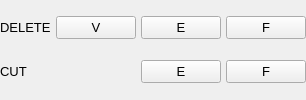
	<widget class="QWidget" name="panelEdit">
	  <property name="sizePolicy">
	    <sizepolicy hsizetype="Expanding" vsizetype="Fixed">
	      <horstretch>0</horstretch>
	      <verstretch>0</verstretch>
	    </sizepolicy>
	  </property>
	  <property name="visible">
	    <bool>false</bool>
	  </property>

	  <layout class="QGridLayout" name="panelEditGridLayout">
	    <property name="leftMargin">
	      <number>0</number>
	    </property>
	    <property name="topMargin">
	      <number>0</number>
	    </property>
	    <property name="rightMargin">
	      <number>0</number>
	    </property>
	    <property name="bottomMargin">
	      <number>0</number>
	    </property>
	    <property name="spacing">
	      <number>5</number>
	    </property>

	    <item row="0" column="0">
	      <widget class="QLabel" name="labelDelete">
		<property name="sizePolicy">
		  <sizepolicy hsizetype="Expanding" vsizetype="Fixed">
		    <horstretch>1</horstretch>
		    <verstretch>0</verstretch>
		  </sizepolicy>
		</property>
		<property name="minimumSize">
		  <size>
		    <width>50</width>
		    <height>22</height>
		  </size>
		</property>
		<property name="maximumSize">
		  <size>
		    <width>10000</width>
		    <height>22</height>
		  </size>
		</property>
		<property name="alignment">
		  <set>Qt::AlignLeft|Qt::AlignVCenter</set>
		</property>
		<property name="margin">
		  <number>5</number>
		</property>
		<property name="text">
		  <string>DELETE</string>
		</property>
		<property name="font">
		  <font>
		    <pointsize>10</pointsize>
		  </font>
		</property>
	      </widget> <!-- "labelDelete" -->
	    </item>

	    <item row="0" column="1">
	      <widget class="QPushButton" name="buttonDeleteVertices">
		<property name="sizePolicy">
		  <sizepolicy hsizetype="Expanding" vsizetype="Fixed">
		    <horstretch>1</horstretch>
		    <verstretch>0</verstretch>
		  </sizepolicy>
		</property>	
		<property name="text">
		  <string>V</string>
		</property>
		<property name="font">
		  <font>
		    <pointsize>10</pointsize>
		  </font>
		</property>
	      </widget>
	    </item>

	    <item row="0" column="2">
	      <widget class="QPushButton" name="buttonDeleteEdges">
		<property name="sizePolicy">
		  <sizepolicy hsizetype="Expanding" vsizetype="Fixed">
		    <horstretch>1</horstretch>
		    <verstretch>0</verstretch>
		  </sizepolicy>
		</property>	
		<property name="text">
		  <string>E</string>
		</property>
		<property name="font">
		  <font>
		    <pointsize>10</pointsize>
		  </font>
		</property>
	      </widget>
	    </item>

	    <item row="0" column="3">
	      <widget class="QPushButton" name="buttonDeleteFaces">
		<property name="sizePolicy">
		  <sizepolicy hsizetype="Expanding" vsizetype="Fixed">
		    <horstretch>1</horstretch>
		    <verstretch>0</verstretch>
		  </sizepolicy>
		</property>	
		<property name="text">
		  <string>F</string>
		</property>
		<property name="font">
		  <font>
		    <pointsize>10</pointsize>
		  </font>
		</property>
	      </widget>
	    </item>

	    <item row="1" column="0">
	      <widget class="QLabel" name="labelCut">
		<property name="sizePolicy">
		  <sizepolicy hsizetype="Expanding" vsizetype="Fixed">
		    <horstretch>1</horstretch>
		    <verstretch>0</verstretch>
		  </sizepolicy>
		</property>
		<property name="minimumSize">
		  <size>
		    <width>50</width>
		    <height>22</height>
		  </size>
		</property>
		<property name="maximumSize">
		  <size>
		    <width>10000</width>
		    <height>22</height>
		  </size>
		</property>
		<property name="alignment">
		  <set>Qt::AlignLeft|Qt::AlignVCenter</set>
		</property>
		<property name="margin">
		  <number>5</number>
		</property>
		<property name="text">
		  <string>CUT</string>
		</property>
		<property name="font">
		  <font>
		    <pointsize>10</pointsize>
		  </font>
		</property>
	      </widget> <!-- "labelCut" -->
	    </item>

	    <item row="1" column="2">
	      <widget class="QPushButton" name="buttonCutEdges">
		<property name="sizePolicy">
		  <sizepolicy hsizetype="Expanding" vsizetype="Fixed">
		    <horstretch>1</horstretch>
		    <verstretch>0</verstretch>
		  </sizepolicy>
		</property>	
		<property name="text">
		  <string>E</string>
		</property>
		<property name="font">
		  <font>
		    <pointsize>10</pointsize>
		  </font>
		</property>
	      </widget>
	    </item>

	    <item row="1" column="3">
	      <widget class="QPushButton" name="buttonCutFaces">
		<property name="sizePolicy">
		  <sizepolicy hsizetype="Expanding" vsizetype="Fixed">
		    <horstretch>1</horstretch>
		    <verstretch>0</verstretch>
		  </sizepolicy>
		</property>	
		<property name="text">
		  <string>F</string>
		</property>
		<property name="font">
		  <font>
		    <pointsize>10</pointsize>
		  </font>
		</property>
	      </widget>
	    </item>

	  </layout>
	</widget>
